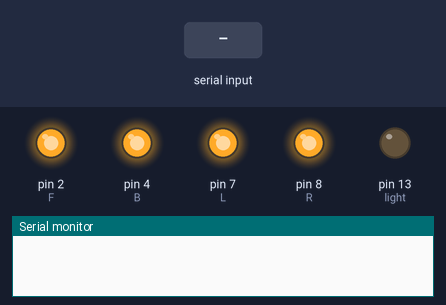
The sketch below on a simulated Arduino Uno, built with avr-gcc and run on an emulated ATmega328P. On the bench: output pins drawn as LEDs (lit = HIGH), the last lines printed to the serial monitor. The inputs (shaded band) are chosen by the test bench.

Above: at 1.2 s.
1.3 s: "d" received over Serial
At 2.2 s:
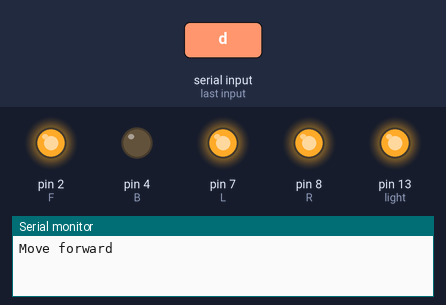
3.0 s: "s" received over Serial
At 3.5 s:
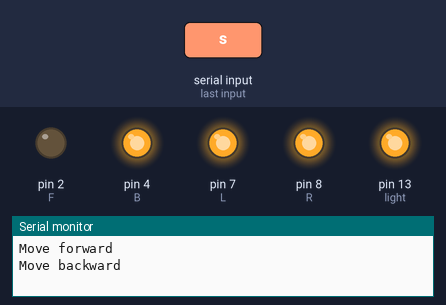
4.7 s: "a" received over Serial
At 6.0 s:
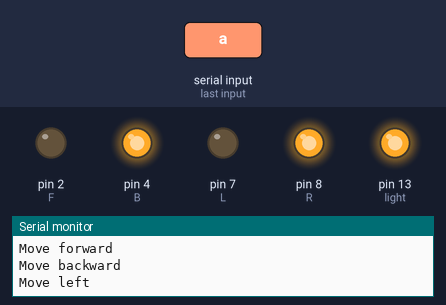
6.4 s: "f" received over Serial
At 7.2 s:
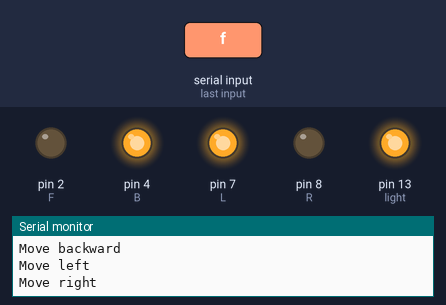
8.1 s: "d" received over Serial
At 9.5 s:
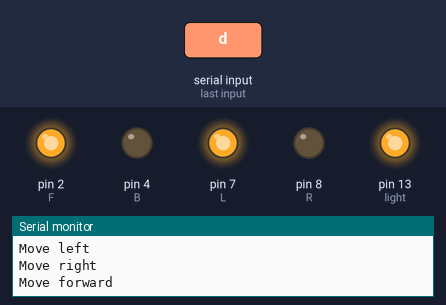
9.8 s: "a" received over Serial
At 11.0 s:
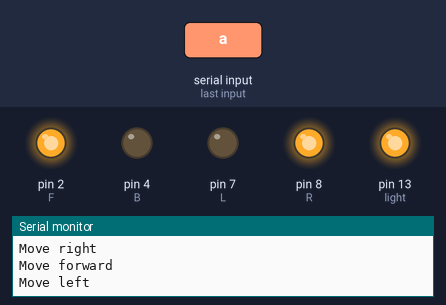
Timing chart, 0 to 12.5 s (numbered marks = the images above; inputs shaded):
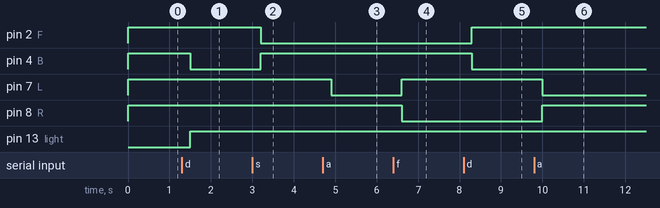

Measured:
- after the input at 1.3 s, pin 4 (B): HIGH → LOW after 0.20 s; pin 13 (light): LOW → HIGH after 0.20 s
- after the input at 3.0 s, pin 2 (F): HIGH → LOW after 0.20 s; pin 4 (B): LOW → HIGH after 0.20 s
- after the input at 4.7 s, pin 7 (L): HIGH → LOW after 0.20 s
- after the input at 6.4 s, pin 7 (L): LOW → HIGH after 0.20 s; pin 8 (R): HIGH → LOW after 0.20 s
- after the input at 8.1 s, pin 2 (F): LOW → HIGH after 0.20 s; pin 4 (B): HIGH → LOW after 0.20 s
- after the input at 9.8 s, pin 7 (L): HIGH → LOW after 0.20 s; pin 8 (R): LOW → HIGH after 0.20 s

The sketch:

keyboard_control.ino
```cpp
int F = 2;
int B = 4;
int L = 7;
int R = 8;
int light = 13;
int left=HIGH, right=HIGH, forward=HIGH, backward=HIGH;
boolean goodString = false;
char command = 'k';

void setup() {
  // put your setup code here, to run once:
//  Serial.begin(9600);
  Serial.begin(115200);
  pinMode(F, OUTPUT);
  pinMode(B, OUTPUT);
  pinMode(L, OUTPUT);
  pinMode(R, OUTPUT);
  pinMode(light, OUTPUT);

  digitalWrite(F, HIGH);
  digitalWrite(B, HIGH);
  digitalWrite(L, HIGH);
  digitalWrite(R, HIGH);
}

void loop() {

      // forward = HIGH;
      // backward = HIGH;
      // left = HIGH;
      // right = HIGH;
      // goodString = true;
      if(command == 'd'){
        Serial.println("Move forward");
        digitalWrite(light, HIGH);
        forward = HIGH;
        backward = LOW;
//        left = HIGH;
//        right = HIGH;
        goodString = true;
      }
      else if(command == 's'){
        Serial.println("Move backward");
//        digitalWrite(light, HIGH);
        forward = LOW;
        backward = HIGH;
//        left = HIGH;
//        right = HIGH;
        goodString = true;
      }
      else if(command == 'a'){
        Serial.println("Move left");
//        digitalWrite(light, LOW);
        left = LOW;
        right = HIGH;
//        forward = HIGH;
//        backward = HIGH;
        goodString = true;
      }
      else if(command == 'f'){
        Serial.println("Move right");
//        digitalWrite(light, LOW);
        left = HIGH;
        right = LOW;
//        forward = HIGH;
//        backward = HIGH;
        goodString = true;
      }
      else if(command == 'x'){
        Serial.println("stop!");
        digitalWrite(light, LOW);
        left = HIGH;
        right = HIGH;
        forward = HIGH;
        backward = HIGH;
        goodString = true;
      }
      else{
        goodString = false;
      }

      if(goodString){
        digitalWrite(F, forward);
        digitalWrite(B, backward);
        digitalWrite(L, left);
        digitalWrite(R, right);
//        delay(1000);
      }
      goodString = false;
      command = 'k';

}

void serialEvent() {
  while (Serial.available()) {
//    Serial.println("getting next command");
    // get the new byte:
//    char nextCommand = (char)Serial.read();
    // add it to the inputString:
    command = Serial.read();
    delay(200);

    // if the incoming character is a newline, set a flag
    // so the main loop can do something about it:
  }
}
```
